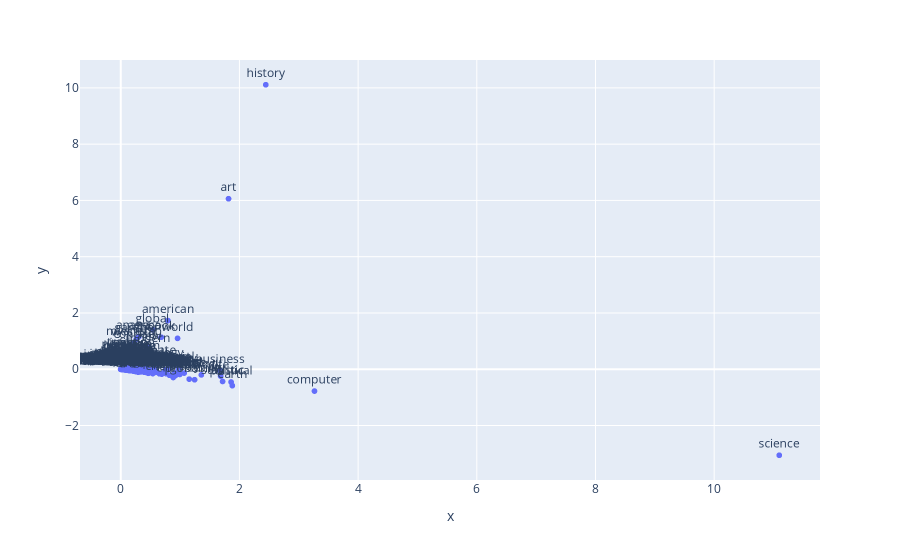

Here is the notebook cell this chart was saved with:
### Code cell
fig  = px.scatter(x=Z[:,0],y=Z[:,1],text = index_word_map,size_max = 60)
fig.update_traces(textposition='top center')    
fig.show()

### Figure 1 — Plotly figure (JSON) as saved in the notebook; plotly's stock layout.template omitted (floating-point values rounded to 4 significant figures; data arrays with more than 128 entries replaced by an {"elided": "..."} marker saying what was removed)
{"data": [{"hovertemplate": "x=%{x}<br>y=%{y}<br>text=%{text}<extra></extra>", "legendgroup": "", "marker": {"color": "#636efa", "symbol": "circle"}, "mode": "markers+text", "name": "", "showlegend": false, "text": {"elided": "2131 str values"}, "textposition": "top center", "type": "scattergl", "x": {"elided": "2131 float values"}, "xaxis": "x", "y": {"elided": "2131 float values"}, "yaxis": "y"}], "layout": {"legend": {"tracegroupgap": 0}, "margin": {"t": 60}, "xaxis": {"anchor": "y", "domain": [0, 1], "title": {"text": "x"}}, "yaxis": {"anchor": "x", "domain": [0, 1], "title": {"text": "y"}}}}
